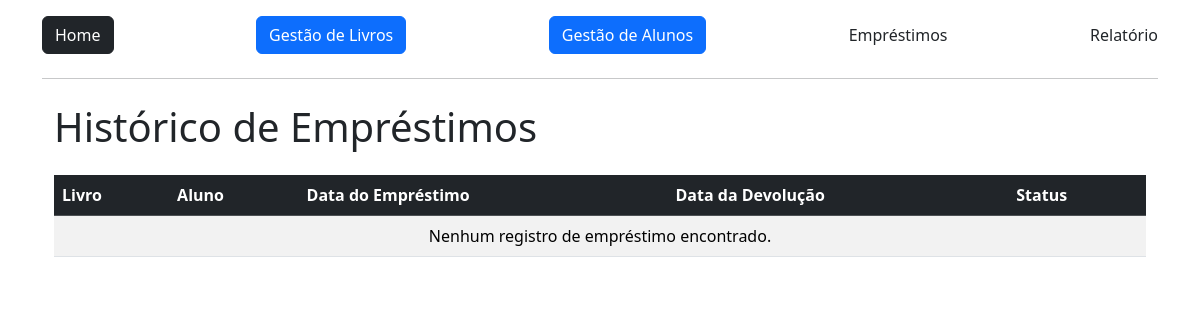
Before: /historico (signed in) with the older database file.
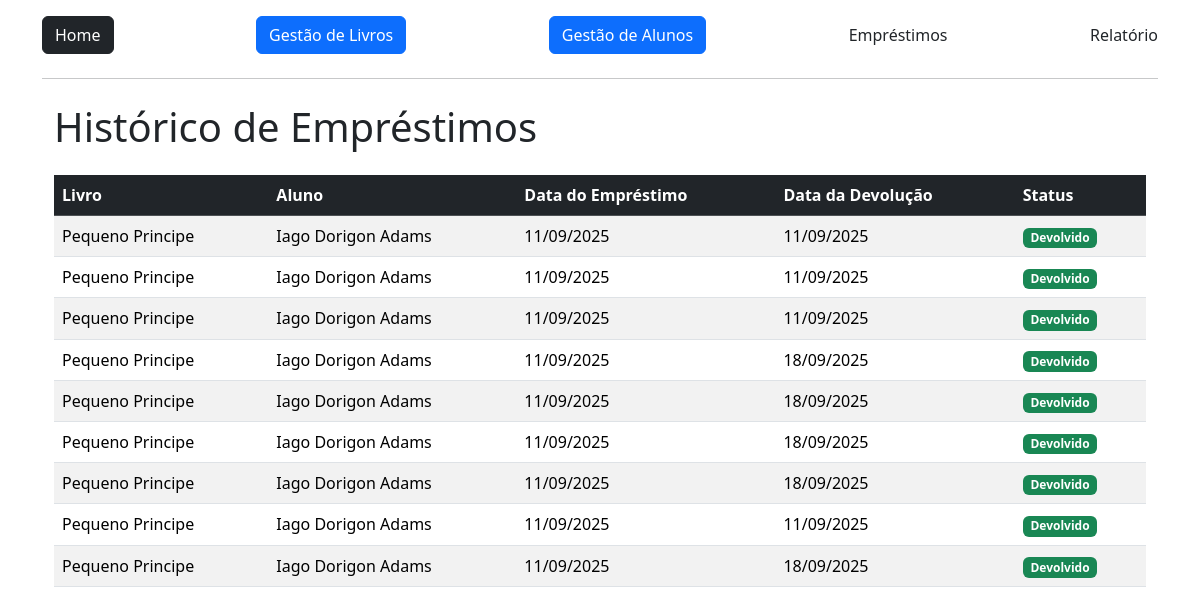
After: the same page with the newer database file.
### app/models.py (models this page shows)
class Aluguel(db.Model):
    id = db.Column(db.Integer, primary_key=True)
    id_livro = db.Column(db.Integer, db.ForeignKey('livro.id'))
    id_aluno = db.Column(db.Integer, db.ForeignKey('aluno.id'))
    data_aluguel = db.Column(db.DateTime, default=datetime.now)
    data_devolucao = db.Column(db.Date, nullable=True)
    emprestimo_ativo = db.Column(db.Boolean, default=True)

class Livro(db.Model):
    id = db.Column(db.Integer, primary_key=True)
    titulo = db.Column(db.String(100), nullable=False)
    autor = db.Column(db.String(100), nullable=False)
    editora = db.Column(db.String(100), nullable=False)
    ano_publicacao = db.Column(db.Integer, nullable=False)
    genero = db.Column(db.String(50), nullable=False)
    exemplares = db.Column(db.Integer, nullable=False)
    alunosAlugados = db.relationship('Aluguel', backref='livro', lazy=True)

class Aluno(db.Model):
    id = db.Column(db.Integer, primary_key=True)
    nome = db.Column(db.String(100), nullable=False)
    sobrenome = db.Column(db.String(100), nullable=False)
    cpf = db.Column(db.String(14), unique=True, nullable=False)
    livrosEmprestados = db.relationship('Aluguel', backref='aluno', lazy=True)

### app/view.py (the view)
@app.route('/historico', methods=['GET'])
@login_required
def ver_livros():
    emprestimos = Aluguel.query.all()
    return render_template('historico.html', emprestimos=emprestimos)

### app/models.py (called while the page is built)
@login_manager.user_loader
def load_user(user_id):
    return User.query.get(user_id)

### app/templates/historico.html
{% extends 'base.html' %}
{% block content %}
<div class="container mt-4">
    <div class="d-flex justify-content-between align-items-center mb-3">
        <h1>Histórico de Empréstimos</h1>
    </div>
    <div class="table-responsive">
        <table class="table table-striped table-hover">
            <thead class="table-dark">
                <tr>
                    <th scope="col">Livro</th>
                    <th scope="col">Aluno</th>
                    <th scope="col">Data do Empréstimo</th>
                    <th scope="col">Data da Devolução</th>
                    <th scope="col">Status</th>
                </tr>
            </thead>
            <tbody>
                {% for emprestimo in emprestimos %}
                <tr>
                    <td>{{ emprestimo.livro.titulo }}</td>
                    <td>{{ emprestimo.aluno.nome }} {{ emprestimo.aluno.sobrenome }}</td>
                    <td>{{ emprestimo.data_aluguel.strftime('%d/%m/%Y') }}</td>
                    <td>
                        {% if emprestimo.data_devolucao %}
                            {{ emprestimo.data_devolucao.strftime('%d/%m/%Y') }}
                        {% else %}
                            -
                        {% endif %}
                    </td>
                    <td>
                        {% if emprestimo.data_devolucao %}
                            <span class="badge bg-success">Devolvido</span>
                        {% else %}
                            <span class="badge bg-warning text-dark">Emprestado</span>
                        {% endif %}
                    </td>
                </tr>
                {% else %}
                <tr>
                    <td colspan="5" class="text-center">Nenhum registro de empréstimo encontrado.</td>
                </tr>
                {% endfor %}
            </tbody>
        </table>
    </div>
</div>
{% endblock %}

### app/templates/base.html (shortened to what this page needs)
<!DOCTYPE html>
<html lang="pt-br">
<head>
    <link href="https://cdn.jsdelivr.net/npm/bootstrap@5.3.7/dist/css/bootstrap.min.css" rel="stylesheet">
</head>
<body>
    <section class="container-fluid mt-2">
    <div class="container">
    {%include 'nav.html'%}
    <hr>
    {% block content %}{% endblock %}
    </div>
    </section>
</body>
</html>

### app/templates/nav.html
<nav class="navbar">
    <a href="{{url_for('homepage')}}" class="btn btn-dark">Home</a>
    <a href="{{url_for('listar_livros')}}" class="btn btn-primary">Gestão de Livros</a>
    <a href="{{url_for('listar_alunos')}}" class="btn btn-primary">Gestão de Alunos</a>
    <a class="nav-link" href="{{ url_for('listar_emprestimos') }}">Empréstimos</a>
    <a class="nav-link" href="{{ url_for('ver_livros') }}">Relatório</a>
</nav>

Changed rows visible on the page:
added Aluguel: livro.titulo "Pequeno Principe", aluno.nome "Iago", aluno.sobrenome "Dorigon Adams", data_aluguel "11/09/2025", data_devolucao "11/09/2025", shows "Devolvido"
added Aluguel: livro.titulo "Pequeno Principe", aluno.nome "Iago", aluno.sobrenome "Dorigon Adams", data_aluguel "11/09/2025", data_devolucao "11/09/2025", shows "Devolvido"
added Aluguel: livro.titulo "Pequeno Principe", aluno.nome "Iago", aluno.sobrenome "Dorigon Adams", data_aluguel "11/09/2025", data_devolucao "11/09/2025", shows "Devolvido"
added Aluguel: livro.titulo "Pequeno Principe", aluno.nome "Iago", aluno.sobrenome "Dorigon Adams", data_aluguel "11/09/2025", data_devolucao "18/09/2025", shows "Devolvido"
added Aluguel: livro.titulo "Pequeno Principe", aluno.nome "Iago", aluno.sobrenome "Dorigon Adams", data_aluguel "11/09/2025", data_devolucao "18/09/2025", shows "Devolvido"
added Aluguel: livro.titulo "Pequeno Principe", aluno.nome "Iago", aluno.sobrenome "Dorigon Adams", data_aluguel "11/09/2025", data_devolucao "18/09/2025", shows "Devolvido"
added Aluguel: livro.titulo "Pequeno Principe", aluno.nome "Iago", aluno.sobrenome "Dorigon Adams", data_aluguel "11/09/2025", data_devolucao "18/09/2025", shows "Devolvido"
added Aluguel: livro.titulo "Pequeno Principe", aluno.nome "Iago", aluno.sobrenome "Dorigon Adams", data_aluguel "11/09/2025", data_devolucao "11/09/2025", shows "Devolvido"
added Aluguel: livro.titulo "Pequeno Principe", aluno.nome "Iago", aluno.sobrenome "Dorigon Adams", data_aluguel "11/09/2025", data_devolucao "18/09/2025", shows "Devolvido"
Other visible differences:
text no longer shown: "Nenhum registro de empréstimo encontrado."
